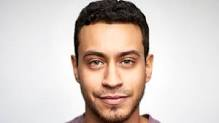
#> input picture scapy/resources/pcaps/detector/pictures/download.jpeg, 219 x 123 px, found by its file name; its folder holds only this picture in this run
$ python detector.py
#> lines starting #> are read from the running program, lines starting #| are printed output that depends on the picture; after the words box and inside, x2 and y2 are one past the last pixel; in counts of white or black regions, pixels touching at a corner belong together
import cv2
import os

ROOT = '/home/shashank/PycharmProjects/pythonProject/security/resources/pcaps/detector/pictures'
FACES = '/home/shashank/PycharmProjects/pythonProject/security/resources/pcaps/detector/faces'
TRAIN = '/home/shashank/PycharmProjects/pythonProject/security/resources/pcaps/detector/training/new'


def detect(srcdir=ROOT, trgdir=FACES, trndir=TRAIN):
    for file_name in os.listdir(srcdir):
        if not (file_name.lower().endswith('.jpg') or file_name.lower().endswith('.jpeg')):
            continue
        full_name = os.path.join(srcdir, file_name)
        new_name = os.path.join(trgdir, file_name)
        img = cv2.imread(full_name)
#> img is the input picture: shape (123, 219, 3); mean B, G, R 193.4, 200.1, 212.6
        if img is None:
            continue

        gray = cv2.cvtColor(img, cv2.COLOR_BGR2GRAY)
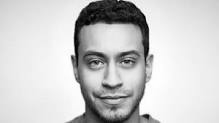
#> gray: shape (123, 219); min 0, max 255, mean 203.1
        training = os.path.join(trndir, 'haarcascade_frontalface_alt.xml')
        cascade = cv2.CascadeClassifier(training)
        rects = cascade.detectMultiScale(gray, 1.3, 5)
#> rects = [[70, 28, 83, 83]]
        try:
            if rects.any():
                print("Got A Face")
                rects[:, 2:] += rects[:, :2]
                for x1, y1, x2, y2 in rects:
                    cv2.rectangle(img, (x1, y1), (x2, y2), (127, 255, 0), 2)
#> this loop made 1 pass
#> (x1, y1, x2, y2) on pass 1: (70, 28, 153, 111)
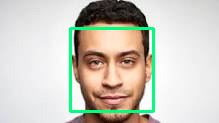
#> img: shape (123, 219, 3); 3.68% of pixels changed, all inside (x1, y1, x2, y2) = (69, 27, 155, 113)
                cv2.imwrite(new_name, img)
            else:
                print(f'no face found in this image {file_name}')
        except AttributeError:
            print(f'no face found in this image {file_name}')


if __name__ == "__main__":
    detect()

$ run again, on scapy/resources/pcaps/detector/pictures/images.jpeg
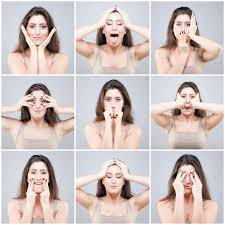
#> input picture scapy/resources/pcaps/detector/pictures/images.jpeg, 225 x 225 px, found by its file name
#> in detect, img is the input picture: shape (225, 225, 3); mean B, G, R 191.8, 193.9, 206.7
#> in detect, `gray = cv2.cvtColor(img, cv2.COLOR_BGR2GRAY)`:
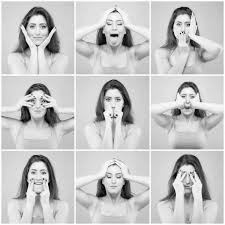
#> gray: shape (225, 225); min 1, max 255, mean 197.5
#> rects = [[23, 16, 30, 30]]
#> the loop in detect, `for x1, y1, x2, y2 in rects:` made 1 pass
#> (x1, y1, x2, y2) on pass 1: (23, 16, 53, 46)
#> after the loop in detect, `for x1, y1, x2, y2 in rects:`:
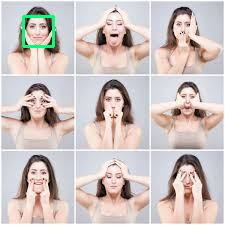
#> img: shape (225, 225, 3); 0.7% of pixels changed, all inside (x1, y1, x2, y2) = (22, 15, 55, 48)
